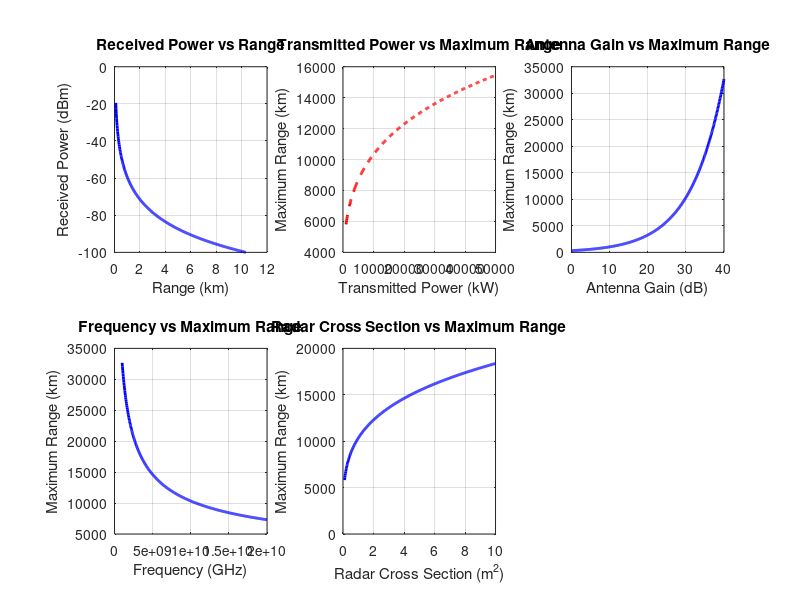

Write MATLAB code to recreate this figure.
%% Experiment 1: Radar Range Equation
clc; clear; close all;

%% Parameters
Pt       = 10e3;
f        = 10e9;
Gt_dB    = 30;
Gr_dB    = 30;
sigma    = 1;
L_dB     = 6;
Pmin_dBm = -100;
c        = 3e8;

Gt   = 10^(Gt_dB/10);
Gr   = 10^(Gr_dB/10);
L    = 10^(L_dB/10);
Pmin = 10^((Pmin_dBm - 30)/10);

%% Wavelength
lambda = c / f;

%% Maximum range
Rmax = ((Pt*Gt*Gr*sigma*lambda^2) / ((4*pi)^3 * L * Pmin))^(1/4);
fprintf('Maximum Range = %.2f km\n', Rmax/1000);

figure('Name', 'Radar Range Equation', 'Position', [100 100 1100 700]);

%% Received power vs range
R  = linspace(100, Rmax, 500);
Pr = (Pt*Gt*Gr*sigma*lambda^2) ./ ((4*pi)^3 .* R.^4 .* L);

subplot(2, 3, 1);
plot(R/1000, 10*log10(Pr/1e-3), 'b', 'LineWidth', 2);
grid on;
xlabel('Range (km)');
ylabel('Received Power (dBm)');
title('Received Power vs Range');

%% Transmitted power vs maximum range
Pt_values = linspace(1e3, 50e3, 500);
Rmax_Pt = ((Pt_values*Gt*Gr*sigma*lambda^2) ./ ((4*pi)^3 * L * Pmin)).^(1/4);

subplot(2, 3, 2);
plot(Pt_values, Rmax_Pt, '--r', 'LineWidth', 2);
grid on;
xlabel('Transmitted Power (kW)');
ylabel('Maximum Range (km)');
title('Transmitted Power vs Maximum Range');

%% Antenna gain vs maximum range
Gain_dB = linspace(0, 40, 500);
Gain    = 10.^(Gain_dB/10);
Rmax_G  = ((Pt .* Gain.^2 .* sigma .* lambda^2) ./ ((4*pi)^3 * L * Pmin)).^(1/4);

subplot(2, 3, 3);
plot(Gain_dB, Rmax_G, 'b', 'LineWidth', 2);
grid on;
xlabel('Antenna Gain (dB)');
ylabel('Maximum Range (km)');
title('Antenna Gain vs Maximum Range');

%% Frequency vs maximum range
f_values      = linspace(1e9, 20e9, 500);
lambda_values = c ./ f_values;
Rmax_f = ((Pt*Gt*Gr*sigma .* lambda_values.^2) ./ ((4*pi)^3 * L * Pmin)).^(1/4);

subplot(2, 3, 4);
plot(f_values, Rmax_f, 'b', 'LineWidth', 2);
grid on;
xlabel('Frequency (GHz)');
ylabel('Maximum Range (km)');
title('Frequency vs Maximum Range');

%% Radar cross section vs maximum range
sigma_values = linspace(0.1, 10, 500);
Rmax_sigma = ((Pt*Gt*Gr .* sigma_values * lambda^2) ./ ((4*pi)^3 * L * Pmin)).^(1/4);

subplot(2, 3, 5);
plot(sigma_values, Rmax_sigma, 'b', 'LineWidth', 2);
grid on;
xlabel('Radar Cross Section (m^2)');
ylabel('Maximum Range (km)');
title('Radar Cross Section vs Maximum Range');
